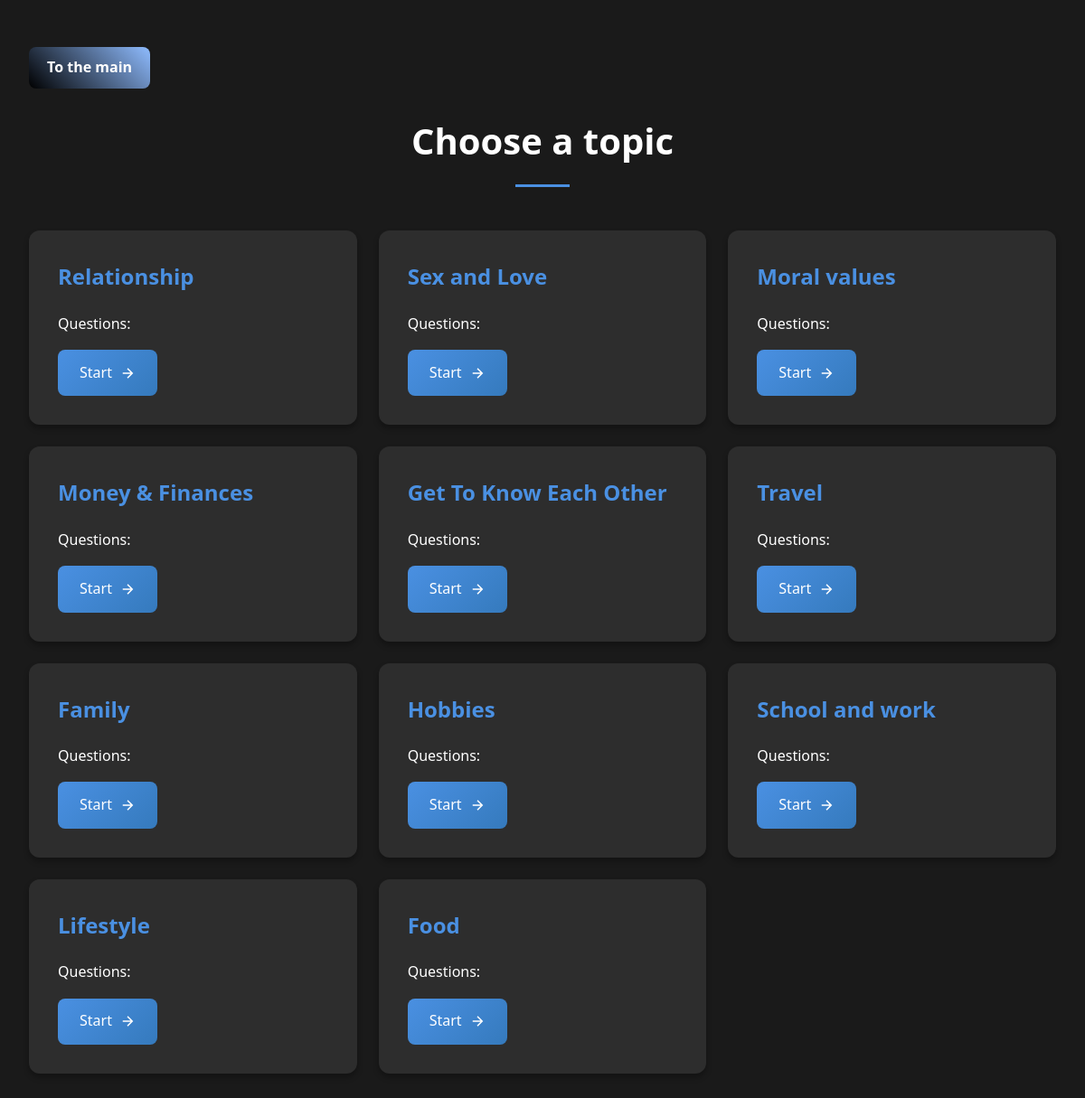
Page /categories/ on the committed database.
### main/models.py (models this page shows, shortened)
class Category(models.Model):
    name = models.CharField(max_length=100, verbose_name="Название категории")

### main/views.py (the view)
# urls.py: path('categories/', views.category_list, name='categories'),
def category_list(request):
    categories = Category.objects.all()
    return render(request, 'questions/categories.html', {'categories': categories})

### main/templates/questions/categories.html (shortened to what this page needs)
{% load static %}
<!DOCTYPE html>
<html lang="ru">
<head>
    <link rel="stylesheet" href="{% static 'css/categories.css' %}">
    <a href="/" class="back-to-main">To the main</a>
</head>
<body>
    <h1>Choose a topic</h1>
    <div class="categories-grid">
        {% for category in categories %}
        <div class="category-card">
            <h2>{{ category.name }}</h2>
            <p>Questions: {{ category.question_set.count }}</p>
            <a href="{% url 'category_questions' category.id %}" class="btn">
                <span>Start</span>
                <svg width="18" height="18" viewBox="0 0 24 24" fill="none" stroke="currentColor" stroke-width="2">
                    <path d="M5 12h14M12 5l7 7-7 7"/>
                </svg>
            </a>
        </div>
        {% endfor %}
    </div>
</body>
</html>

### main/static/css/categories.css (style rules this page uses)
:root { --bg-color: #1a1a1a; --card-bg: #2d2d2d; --text-color: #ffffff; --accent: #4a90e2; --hover-accent: #357abd; --shadow: rgba(0, 0, 0, 0.3); }
body { background-color: var(--bg-color); color: var(--text-color); font-family: 'Segoe UI', system-ui, sans-serif; line-height: 1.6; margin: 0; padding: 2rem; }
.categories-grid { display: grid; gap: 1.5rem; grid-template-columns: repeat(auto-fill, minmax(300px, 1fr)); max-width: 1200px; margin: 0 auto; }
.category-card { background: var(--card-bg); padding: 2rem; border-radius: 12px; transition: all 0.3s ease; box-shadow: 0 4px 6px var(--shadow); position: relative; overflow: hidden; }
.category-card::before { content: ''; position: absolute; top: 0; left: 0; width: 100%; height: 4px; background: linear-gradient(90deg, var(--accent), var(--hover-accent)); opacity: 0; transition: opacity 0.3s ease; }
.btn { display: inline-flex; align-items: center; gap: 0.5rem; padding: 0.8rem 1.5rem; background: linear-gradient(135deg, var(--accent), var(--hover-accent)); color: white; text-decoration: none; border-radius: 8px; font-weight: 500; transition: transform 0.2s ease; }
h1 { text-align: center; font-size: 2.5rem; margin-bottom: 3rem; position: relative; }
h1::after { content: ''; display: block; width: 60px; height: 3px; background: var(--accent); margin: 1rem auto 0; }
.category-card h2 { margin-top: 0; color: var(--accent); font-size: 1.5rem; }
.back-to-main { font-size: 16px; color: white; text-decoration: none; margin-top: 20px; display: inline-block; padding: 10px 20px; background: linear-gradient(45deg, #000000, #8fbcff); border-radius: 8px; font-weight: bold; transition: transform 0.3s ease, background 0.3s ease; }

### rows in the picture
Category: name "Relationship"
Category: name "Sex and Love"
Category: name "Moral values"
Category: name "Money & Finances"
Category: name "Get To Know Each Other"
Category: name "Travel"
Category: name "Family"
Category: name "Hobbies"
Category: name "School and work"
Category: name "Lifestyle"
Category: name "Food"
